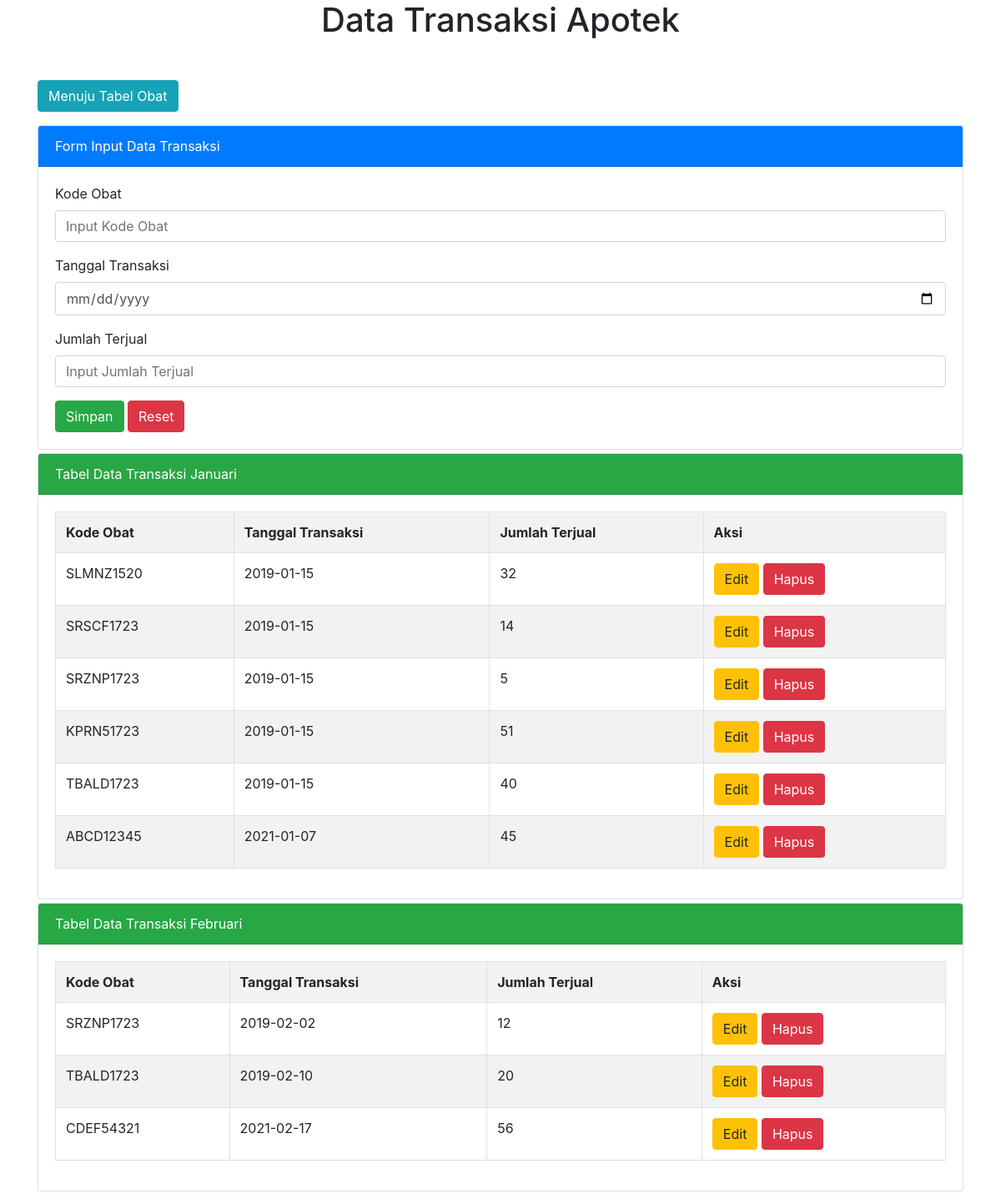
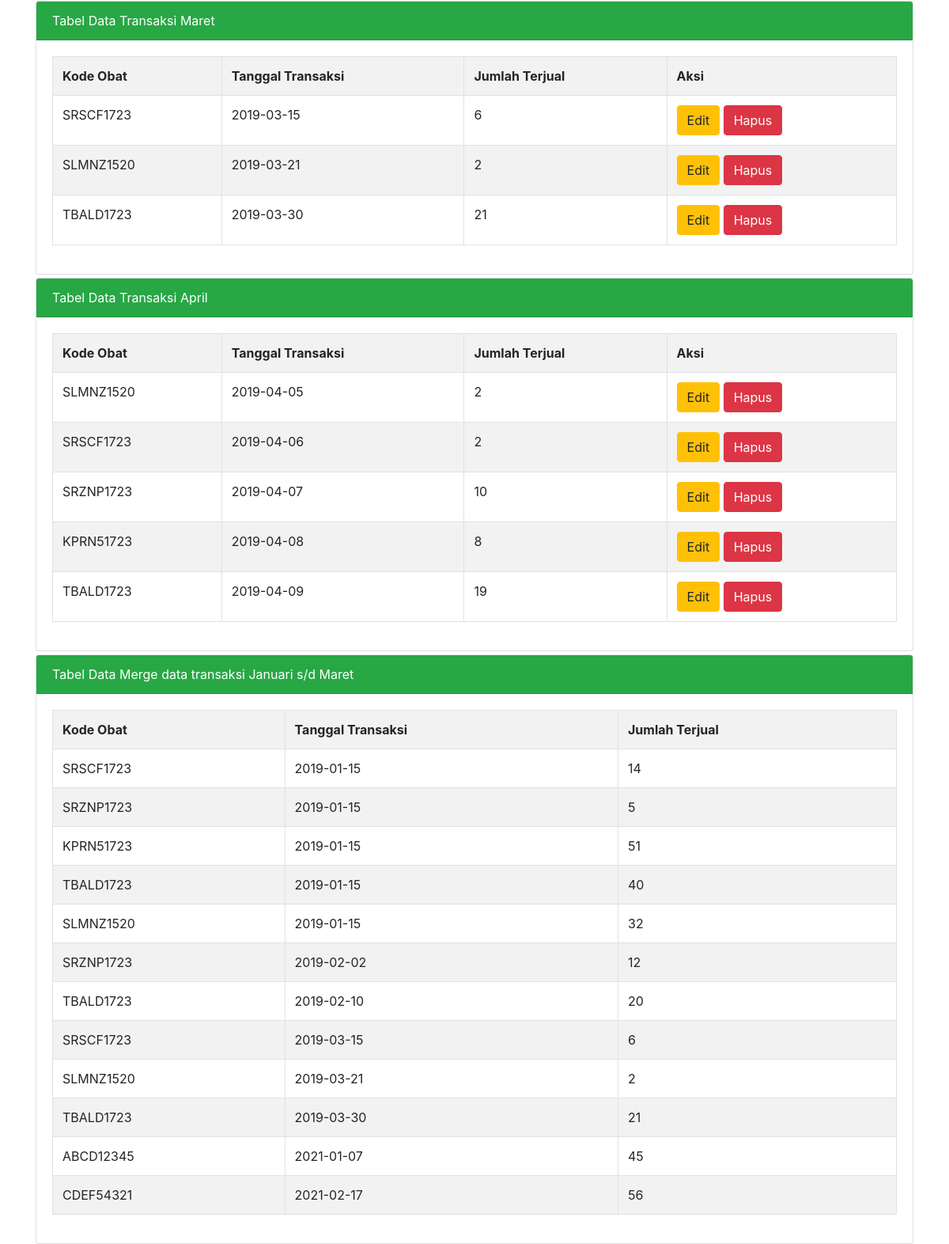
Page /transaksi.php on the committed database (2 pictures, top to bottom).
### tables this page shows
CREATE TABLE `penjualan_januari` (
  `kode_obat` char(9) NOT NULL,
  `tgl_transaksi` date NOT NULL,
  `jumlah_terjual` int(3) NOT NULL DEFAULT 0
);

CREATE TABLE `penjualan_februari` (
  `kode_obat` char(9) NOT NULL,
  `tgl_transaksi` date NOT NULL,
  `jumlah_terjual` int(3) NOT NULL DEFAULT 0
);

CREATE TABLE `penjualan_maret` (
  `kode_obat` char(9) NOT NULL,
  `tgl_transaksi` date NOT NULL,
  `jumlah_terjual` int(3) NOT NULL DEFAULT 0
);

CREATE TABLE `penjualan_april` (
  `kode_obat` char(9) NOT NULL,
  `tgl_transaksi` date NOT NULL,
  `jumlah_terjual` int(3) NOT NULL DEFAULT 0
);

### transaksi.php (the view, shortened to what this page needs)
<?php
$server = "localhost";
$user = "root";
$pass = "";
$database = "apotek";
$koneksi = mysqli_connect($server, $user, $pass, $database)or die(mysqli_error($koneksi));
?>
<!DOCTYPE html>
<html>
<head>
     <link rel="stylesheet" href="https://maxcdn.bootstrapcdn.com/bootstrap/4.0.0/css/bootstrap.min.css">
</head>
<body>
    <div class="container">
        <h1 class="text-center">Data Transaksi Apotek</h1>
        <form action="obat.php" method="post" class="mt-5">
            <div>
                <button type="KeObat" class="btn btn-info">Menuju Tabel Obat</button>
            </div>
        </form>
        <div class="card mt-3">
            <div class="card-header bg-primary text-white">
                Form Input Data Transaksi
            </div>
            <div class="card-body">
                <form method="post" action="">
                    <div class="form-group">
                        <label>Kode Obat</label>
                        <input type="text" name="tkode_obat" value="<?=@$vkode_obat?>" class="form-control" placeholder="Input Kode Obat" required>
                    </div>
                    <div>
                        <label>Tanggal Transaksi</label>
                        <input type="date" name="ttgl_transaksi" value="<?=@$vtgl_transaksi?>" class="form-control" placeholder="Input Tanggal Transaksi" required>
                    </div>
                    <div>
                        <label class="mt-3">Jumlah Terjual</label>
                        <input type="number" name="tjumlah_terjual" value="<?=@$vjumlah_terjual?>" class="form-control" placeholder="Input Jumlah Terjual" required>
                    </div>
                    <button type="submit" class="btn btn-success mt-3" name="bsimpan">Simpan</button>
                    <button type="reset" class="btn btn-danger mt-3" name="breset">Reset</button>
                </form>
            </div>
        </div>
        <div class="card mt-1">
            <div class="card-header bg-success text-white">
                Tabel Data Transaksi Januari
            </div>
            <div class="card-body">
                <table class="table table-bordered table-striped">
                    <tr>
                        <th>Kode Obat</th>
                        <th>Tanggal Transaksi</th>
                        <th>Jumlah Terjual</th>
                        <th>Aksi</th>
                    </tr>
                    <?php
                    $tampil = mysqli_query($koneksi, "SELECT * FROM penjualan_januari ORDER BY tgl_transaksi asc");
                    while($data = mysqli_fetch_array($tampil)) :
                    ?>
                    <tr>
                        <td><?=$data['kode_obat']?></td>
                        <td><?=$data['tgl_transaksi']?></td>
                        <td><?=$data['jumlah_terjual']?></td>
                        <td>
                            <a href="transaksi.php?januari=edit&id=<?=$data['kode_obat']?>" class="btn btn-warning">Edit</a>
                            <a href="transaksi.php?januari=hapus&id=<?=$data['kode_obat']?>"
                                onclick="return confirm('Apakah yakin ingin menghapus data ini?')" class="btn btn-danger">Hapus</a>
                        </td>
                    </tr>
                    <?php endwhile;  ?>
                </table>
            </div>
        </div>
        <div class="card mt-1">
            <div class="card-header bg-success text-white">
                Tabel Data Transaksi Februari
            </div>
            <div class="card-body">
                <table class="table table-bordered table-striped">
                    <tr>
                        <th>Kode Obat</th>
                        <th>Tanggal Transaksi</th>
                        <th>Jumlah Terjual</th>
                        <th>Aksi</th>
                    </tr>
                    <?php
                    $tampil = mysqli_query($koneksi, "SELECT * FROM penjualan_februari ORDER BY tgl_transaksi asc");
                    while($data = mysqli_fetch_array($tampil)) :
                    ?>
                    <tr>
                        <td><?=$data['kode_obat']?></td>
                        <td><?=$data['tgl_transaksi']?></td>
                        <td><?=$data['jumlah_terjual']?></td>
                        <td>
                            <a href="transaksi.php?februari=edit&id=<?=$data['kode_obat']?>" class="btn btn-warning">Edit</a>
                            <a href="transaksi.php?februari=hapus&id=<?=$data['kode_obat']?>"
                                onclick="return confirm('Apakah yakin ingin menghapus data ini?')" class="btn btn-danger">Hapus</a>
                        </td>
                    </tr>
                    <?php endwhile;  ?>
                </table>
            </div>
        </div>
        <div class="card mt-1">
            <div class="card-header bg-success text-white">
                Tabel Data Transaksi Maret
            </div>
            <div class="card-body">
                <table class="table table-bordered table-striped">
                    <tr>
                        <th>Kode Obat</th>
                        <th>Tanggal Transaksi</th>
                        <th>Jumlah Terjual</th>
                        <th>Aksi</th>
                    </tr>
                    <?php
                    $tampil = mysqli_query($koneksi, "SELECT * FROM penjualan_maret ORDER BY tgl_transaksi asc");
                    while($data = mysqli_fetch_array($tampil)) :
                    ?>
                    <tr>
                        <td><?=$data['kode_obat']?></td>
                        <td><?=$data['tgl_transaksi']?></td>
                        <td><?=$data['jumlah_terjual']?></td>
                        <td>
                            <a href="transaksi.php?maret=edit&id=<?=$data['kode_obat']?>" class="btn btn-warning">Edit</a>
                            <a href="transaksi.php?maret=hapus&id=<?=$data['kode_obat']?>"
                                onclick="return confirm('Apakah yakin ingin menghapus data ini?')" class="btn btn-danger">Hapus</a>
                        </td>
                    </tr>
                    <?php endwhile;  ?>
                </table>
            </div>
        </div>
        <div class="card mt-1">
            <div class="card-header bg-success text-white">
                Tabel Data Transaksi April
            </div>
            <div class="card-body">
                <table class="table table-bordered table-striped">
                    <tr>
                        <th>Kode Obat</th>
                        <th>Tanggal Transaksi</th>
                        <th>Jumlah Terjual</th>
                        <th>Aksi</th>
                    </tr>
                    <?php
                    $tampil = mysqli_query($koneksi, "SELECT * FROM penjualan_april ORDER BY tgl_transaksi asc");
                    while($data = mysqli_fetch_array($tampil)) :
                    ?>
                    <tr>
                        <td><?=$data['kode_obat']?></td>
                        <td><?=$data['tgl_transaksi']?></td>
                        <td><?=$data['jumlah_terjual']?></td>
                        <td>
                            <a href="transaksi.php?april=edit&id=<?=$data['kode_obat']?>" class="btn btn-warning">Edit</a>
                            <a href="transaksi.php?april=hapus&id=<?=$data['kode_obat']?>"
                                onclick="return confirm('Apakah yakin ingin menghapus data ini?')" class="btn btn-danger">Hapus</a>
                        </td>
                    </tr>
                    <?php endwhile;  ?>
                </table>
            </div>
        </div>
        <div class="card mt-1">
            <div class="card-header bg-success text-white">
                Tabel Data Merge data transaksi Januari s/d Maret
            </div>
            <div class="card-body">
                <table class="table table-bordered table-striped">
                    <tr>
                        <th>Kode Obat</th>
                        <th>Tanggal Transaksi</th>
                        <th>Jumlah Terjual</th>
                    </tr>
                    <?php
                    $tampil = mysqli_query($koneksi, "(SELECT * FROM penjualan_januari)
                    UNION (SELECT * FROM penjualan_februari)
                    UNION (SELECT * FROM penjualan_maret)
                    ORDER BY tgl_transaksi");
                    while($data = mysqli_fetch_array($tampil)) :
                    ?>
                    <tr>
                        <td><?=$data['kode_obat']?></td>
                        <td><?=$data['tgl_transaksi']?></td>
                        <td><?=$data['jumlah_terjual']?></td>
                    </tr>
                    <?php endwhile;  ?>
                </table>
            </div>
        </div>
    </div>
</body>
</html>

### rows in the picture
penjualan_januari: kode_obat "SLMNZ1520", tgl_transaksi "2019-01-15", jumlah_terjual "32"
penjualan_januari: kode_obat "SRSCF1723", tgl_transaksi "2019-01-15", jumlah_terjual "14"
penjualan_januari: kode_obat "SRZNP1723", tgl_transaksi "2019-01-15", jumlah_terjual "5"
penjualan_januari: kode_obat "KPRN51723", tgl_transaksi "2019-01-15", jumlah_terjual "51"
penjualan_januari: kode_obat "TBALD1723", tgl_transaksi "2019-01-15", jumlah_terjual "40"
penjualan_januari: kode_obat "ABCD12345", tgl_transaksi "2021-01-07", jumlah_terjual "45"
penjualan_februari: kode_obat "SRZNP1723", tgl_transaksi "2019-02-02", jumlah_terjual "12"
penjualan_februari: kode_obat "TBALD1723", tgl_transaksi "2019-02-10", jumlah_terjual "20"
penjualan_februari: kode_obat "CDEF54321", tgl_transaksi "2021-02-17", jumlah_terjual "56"
penjualan_maret: kode_obat "SRSCF1723", tgl_transaksi "2019-03-15", jumlah_terjual "6"
penjualan_maret: kode_obat "SLMNZ1520", tgl_transaksi "2019-03-21", jumlah_terjual "2"
penjualan_maret: kode_obat "TBALD1723", tgl_transaksi "2019-03-30", jumlah_terjual "21"
penjualan_april: kode_obat "SLMNZ1520", tgl_transaksi "2019-04-05", jumlah_terjual "2"
penjualan_april: kode_obat "SRSCF1723", tgl_transaksi "2019-04-06", jumlah_terjual "2"
penjualan_april: kode_obat "SRZNP1723", tgl_transaksi "2019-04-07", jumlah_terjual "10"
penjualan_april: kode_obat "KPRN51723", tgl_transaksi "2019-04-08", jumlah_terjual "8"
penjualan_april: kode_obat "TBALD1723", tgl_transaksi "2019-04-09", jumlah_terjual "19"

### other values in the picture
$data['kode_obat'] "SRSCF1723"
$data['tgl_transaksi'] "2019-01-15"
$data['jumlah_terjual'] "14"
$data['kode_obat'] "SRZNP1723"
$data['jumlah_terjual'] "5"
$data['kode_obat'] "KPRN51723"
$data['jumlah_terjual'] "51"
$data['kode_obat'] "TBALD1723"
$data['jumlah_terjual'] "40"
$data['kode_obat'] "SLMNZ1520"
$data['jumlah_terjual'] "32"
$data['tgl_transaksi'] "2019-02-02"
$data['jumlah_terjual'] "12"
$data['tgl_transaksi'] "2019-02-10"
$data['jumlah_terjual'] "20"
